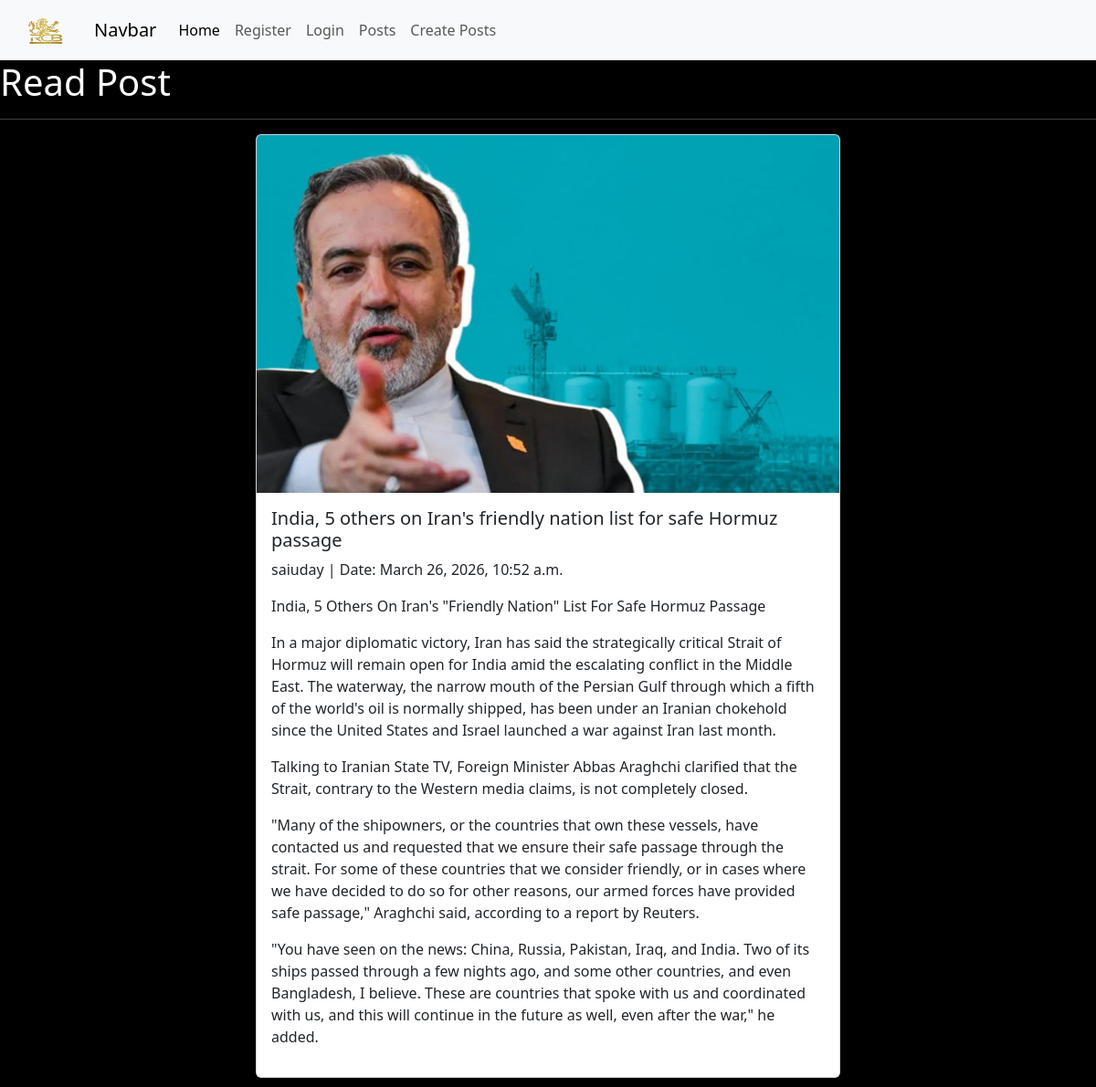
Screenshot of /read-post/2/ with the database file from the repository.
### my_app/models.py (models this page shows)
class post(models.Model):
    author=models.ForeignKey(User, on_delete=models.CASCADE)
    title=models.CharField(max_length=200)
    subtitle=models.CharField(max_length=400)
    content=models.TextField()
    created_at=models.DateTimeField(auto_now_add=True)
    updated_at=models.DateTimeField(auto_now_add=True)
    image=models.ImageField(upload_to='images/') #pip install pillow

### my_app/views.py (the view)
# urls.py: path('read-post/<int:id>/',views.read_post,name='read-post'),
def read_post(request,id):
    Post=post.objects.get(pk=id)                               #pk=primary key
    return render(request,'read-post.html',{'post':Post})

### my_app/templates/read-post.html (shortened to what this page needs)
{% extends 'base.html' %}
{% block content %}
<h1>Read Post</h1>
<hr>
<div class="card" style="width: 40rem; margin: 10px auto">
  <img src="{{ post.image.url }}" class="card-img-top" alt="image">
  <div class="card-body">
    <h5 class="card-title">{{ post.title }}</h5>
    <p class="card-text">{{  post.author }} | Date: {{ post.updated_at }}</p>
    <p class="card-text">{{  post.subtitle }}</p>
    <p class="card-text">{{ post.content | linebreaks }}</p>
  </div>
</div>
{% endblock content %}

### my_app/static/css/styles.css (style rules this page uses)
body { background-color: black; color: white; }

### rows the page displays
post: image (picture), title "India, 5 others on Iran's friendly nation list for safe Hormuz passage", author "saiuday", updated_at "March 26, 2026, 10:52 a.m.", subtitle "India, 5 Others On Iran's \"Friendly Nation\" List For Safe Hormuz Passage", content "In a major diplomatic victory, Iran has said the strategically critical Strait of Hormuz will remain open for India amid the escalating conflict in the Middle East. The waterway, the narrow mouth of the Persian Gulf through which a fifth of the world's oil is normally shipped, has been under an Iranian chokehold since the United States and Israel launched a war against Iran last month. Talking to Iranian State TV, Foreign Minister Abbas Araghchi clarified that the Strait, contrary to the Western media claims, is not completely closed. \"Many of the shipowners, or the countries that own these vessels, have contacted us and requested that we ensure their safe passage through the strait. For…"
